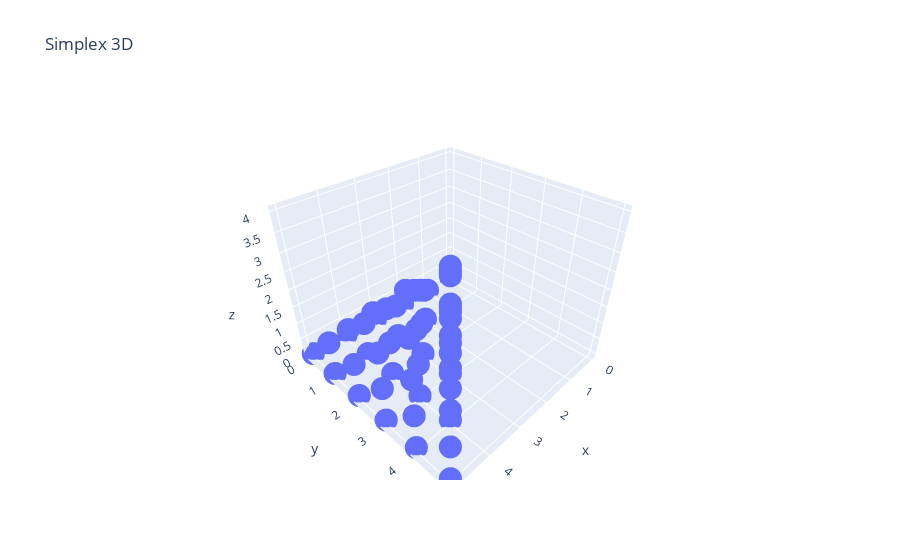

Notebook source saved alongside this figure:
### Code cell
# Returns the index of the minimum simplex number in k dimensions greater or equal to n
# i.e., returns the simplex in k-1 dimensions in which the nth number falls
def geq_simplex(n,k):
    assert k >= 2 # At least 2 dimensions

    if n == 0:
        return 0

    f = lambda m: simplex(m,k) 
    lv = util.largest_arg_fitting(f, n, True) # largest value less or equal to n
    return lv if f(lv) == n else lv +1

# Map a number to a K-dimensional array with decreasing coordinates
def number_to_simplex_decomposition(n,K):
    if n == 0:
        return []
    
    dec = [0 for _ in range(K)]
    for k in range(K,1,-1):
        ls = geq_simplex(n,k) - 1
        dec[K-k] = ls
        n -= simplex(ls, k) 
        
    dec[K-1] = n-1
    return dec

for i in range(1,10):
     print(i, number_to_simplex_decomposition(i, 2), number_to_simplex_decomposition(i, 3))

data = [number_to_simplex_decomposition(i, 3) for i in range(1,gauss(10)+1)]
df3D = pd.DataFrame(data, columns=['x', 'y', "z"]) 
fig3D = px.scatter_3d(df3D, x="x", y="y", z="z", title="Simplex 3D")
fig3D.show()

### Figure 1 — Plotly figure (JSON) as saved in the notebook; plotly's stock layout.template omitted (floating-point values rounded to 4 significant figures)
{"data": [{"hovertemplate": "x=%{x}<br>y=%{y}<br>z=%{z}<extra></extra>", "legendgroup": "", "marker": {"color": "#636efa", "symbol": "circle"}, "mode": "markers", "name": "", "scene": "scene", "showlegend": false, "type": "scatter3d", "x": [0, 1, 1, 1, 2, 2, 2, 2, 2, 2, 3, 3, 3, 3, 3, 3, 3, 3, 3, 3, 4, 4, 4, 4, 4, 4, 4, 4, 4, 4, 4, 4, 4, 4, 4, 5, 5, 5, 5, 5, 5, 5, 5, 5, 5, 5, 5, 5, 5, 5, 5, 5, 5, 5, 5], "y": [0, 0, 1, 1, 0, 1, 1, 2, 2, 2, 0, 1, 1, 2, 2, 2, 3, 3, 3, 3, 0, 1, 1, 2, 2, 2, 3, 3, 3, 3, 4, 4, 4, 4, 4, 0, 1, 1, 2, 2, 2, 3, 3, 3, 3, 4, 4, 4, 4, 4, 5, 5, 5, 5, 5], "z": [0, 0, 0, 1, 0, 0, 1, 0, 1, 2, 0, 0, 1, 0, 1, 2, 0, 1, 2, 3, 0, 0, 1, 0, 1, 2, 0, 1, 2, 3, 0, 1, 2, 3, 4, 0, 0, 1, 0, 1, 2, 0, 1, 2, 3, 0, 1, 2, 3, 4, 0, 1, 2, 3, 4]}], "layout": {"legend": {"tracegroupgap": 0}, "scene": {"domain": {"x": [0, 1], "y": [0, 1]}, "xaxis": {"title": {"text": "x"}}, "yaxis": {"title": {"text": "y"}}, "zaxis": {"title": {"text": "z"}}}, "title": {"text": "Simplex 3D"}}}
